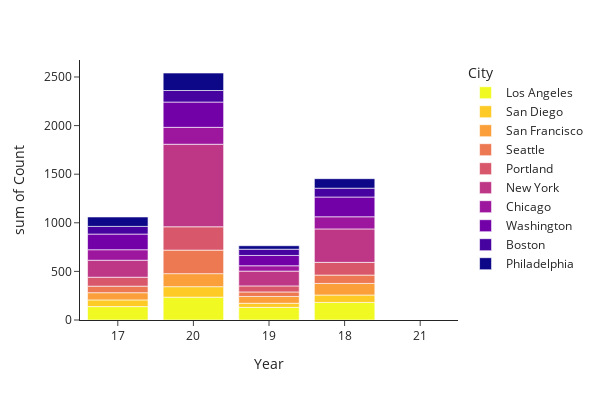

The code cell stored with this chart in its notebook:
### Code cell
def protest_cities_hist():
    """
    """
    df = protest_data()
    dfg = df.groupby(['City_Town']).size().to_frame().sort_values([0], ascending = False).head(10).reset_index()
    cities = list(dfg['City_Town'])

    df['Count'] = 1
    df = df.loc[df['City_Town'].isin(cities)]

    df_pivot = pd.pivot_table(df, index= ['Year', 'City_Town'], values='Date',
            aggfunc='count', margins=True, margins_name='Count')
    df_pivot.drop(index='Count', inplace=True)
    df_pivot.rename({'Date':'Count'}, axis='columns', inplace=True)


    df.apply(pd.to_numeric, errors='ignore')
    fig = px.histogram(df, x="Year", y="Count", color="City_Town",
            width=600, height=400,
            labels={ # replaces default labels by column name
                "Year": "Year",  "Count": "Count", "City_Town": "City"
            },
            template="simple_white", color_discrete_sequence= px.colors.sequential.Plasma_r
            )
    return fig.show()

protest_cities_hist()

### Figure 1 — Plotly figure (JSON) as saved in the notebook; plotly's stock layout.template omitted (floating-point values rounded to 4 significant figures; data arrays with more than 128 entries replaced by an {"elided": "..."} marker saying what was removed)
{"data": [{"alignmentgroup": "True", "bingroup": "x", "histfunc": "sum", "hovertemplate": "City=Los Angeles<br>Year=%{x}<br>sum of Count=%{y}<extra></extra>", "legendgroup": "Los Angeles", "marker": {"color": "#f0f921", "pattern": {"shape": ""}}, "name": "Los Angeles", "offsetgroup": "Los Angeles", "orientation": "v", "showlegend": true, "type": "histogram", "x": {"elided": "684 str values"}, "xaxis": "x", "y": {"elided": "684 int values"}, "yaxis": "y"}, {"alignmentgroup": "True", "bingroup": "x", "histfunc": "sum", "hovertemplate": "City=San Diego<br>Year=%{x}<br>sum of Count=%{y}<extra></extra>", "legendgroup": "San Diego", "marker": {"color": "#fdca26", "pattern": {"shape": ""}}, "name": "San Diego", "offsetgroup": "San Diego", "orientation": "v", "showlegend": true, "type": "histogram", "x": {"elided": "295 str values"}, "xaxis": "x", "y": {"elided": "295 int values"}, "yaxis": "y"}, {"alignmentgroup": "True", "bingroup": "x", "histfunc": "sum", "hovertemplate": "City=San Francisco<br>Year=%{x}<br>sum of Count=%{y}<extra></extra>", "legendgroup": "San Francisco", "marker": {"color": "#fb9f3a", "pattern": {"shape": ""}}, "name": "San Francisco", "offsetgroup": "San Francisco", "orientation": "v", "showlegend": true, "type": "histogram", "x": {"elided": "397 str values"}, "xaxis": "x", "y": {"elided": "397 int values"}, "yaxis": "y"}, {"alignmentgroup": "True", "bingroup": "x", "histfunc": "sum", "hovertemplate": "City=Seattle<br>Year=%{x}<br>sum of Count=%{y}<extra></extra>", "legendgroup": "Seattle", "marker": {"color": "#ed7953", "pattern": {"shape": ""}}, "name": "Seattle", "offsetgroup": "Seattle", "orientation": "v", "showlegend": true, "type": "histogram", "x": {"elided": "442 str values"}, "xaxis": "x", "y": {"elided": "442 int values"}, "yaxis": "y"}, {"alignmentgroup": "True", "bingroup": "x", "histfunc": "sum", "hovertemplate": "City=Portland<br>Year=%{x}<br>sum of Count=%{y}<extra></extra>", "legendgroup": "Portland", "marker": {"color": "#d8576b", "pattern": {"shape": ""}}, "name": "Portland", "offsetgroup": "Portland", "orientation": "v", "showlegend": true, "type": "histogram", "x": {"elided": "525 str values"}, "xaxis": "x", "y": {"elided": "525 int values"}, "yaxis": "y"}, {"alignmentgroup": "True", "bingroup": "x", "histfunc": "sum", "hovertemplate": "City=New York<br>Year=%{x}<br>sum of Count=%{y}<extra></extra>", "legendgroup": "New York", "marker": {"color": "#bd3786", "pattern": {"shape": ""}}, "name": "New York", "offsetgroup": "New York", "orientation": "v", "showlegend": true, "type": "histogram", "x": {"elided": "1520 str values"}, "xaxis": "x", "y": {"elided": "1520 int values"}, "yaxis": "y"}, {"alignmentgroup": "True", "bingroup": "x", "histfunc": "sum", "hovertemplate": "City=Chicago<br>Year=%{x}<br>sum of Count=%{y}<extra></extra>", "legendgroup": "Chicago", "marker": {"color": "#9c179e", "pattern": {"shape": ""}}, "name": "Chicago", "offsetgroup": "Chicago", "orientation": "v", "showlegend": true, "type": "histogram", "x": {"elided": "462 str values"}, "xaxis": "x", "y": {"elided": "462 int values"}, "yaxis": "y"}, {"alignmentgroup": "True", "bingroup": "x", "histfunc": "sum", "hovertemplate": "City=Washington<br>Year=%{x}<br>sum of Count=%{y}<extra></extra>", "legendgroup": "Washington", "marker": {"color": "#7201a8", "pattern": {"shape": ""}}, "name": "Washington", "offsetgroup": "Washington", "orientation": "v", "showlegend": true, "type": "histogram", "x": {"elided": "731 str values"}, "xaxis": "x", "y": {"elided": "731 int values"}, "yaxis": "y"}, {"alignmentgroup": "True", "bingroup": "x", "histfunc": "sum", "hovertemplate": "City=Boston<br>Year=%{x}<br>sum of Count=%{y}<extra></extra>", "legendgroup": "Boston", "marker": {"color": "#46039f", "pattern": {"shape": ""}}, "name": "Boston", "offsetgroup": "Boston", "orientation": "v", "showlegend": true, "type": "histogram", "x": {"elided": "353 str values"}, "xaxis": "x", "y": {"elided": "353 int values"}, "yaxis": "y"}, {"alignmentgroup": "True", "bingroup": "x", "histfunc": "sum", "hovertemplate": "City=Philadelphia<br>Year=%{x}<br>sum of Count=%{y}<extra></extra>", "legendgroup": "Philadelphia", "marker": {"color": "#0d0887", "pattern": {"shape": ""}}, "name": "Philadelphia", "offsetgroup": "Philadelphia", "orientation": "v", "showlegend": true, "type": "histogram", "x": {"elided": "411 str values"}, "xaxis": "x", "y": {"elided": "411 int values"}, "yaxis": "y"}], "layout": {"barmode": "relative", "height": 400, "legend": {"title": {"text": "City"}, "tracegroupgap": 0}, "margin": {"t": 60}, "width": 600, "xaxis": {"anchor": "y", "domain": [0, 1], "title": {"text": "Year"}}, "yaxis": {"anchor": "x", "domain": [0, 1], "title": {"text": "sum of Count"}}}}
